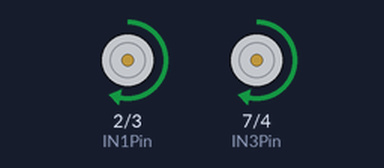
Recording of a sketch running on a simulated Arduino Uno, built with avr-gcc and run on an emulated ATmega328P. On the bench: motor-driver pin pairs drawn as motors (green arrow = first pin HIGH = forward, orange = second pin HIGH = backward, longer = more drive, scaled by the enable pin).

Above: at 2.5 s.
At 7.5 s:
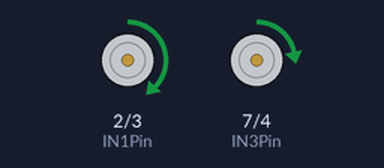
At 12.5 s:
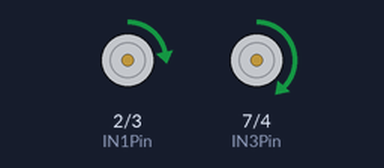
At 20.5 s:
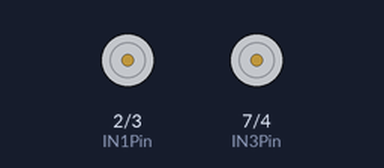
Timing chart, 0 to 29.9 s (numbered marks = the images above):
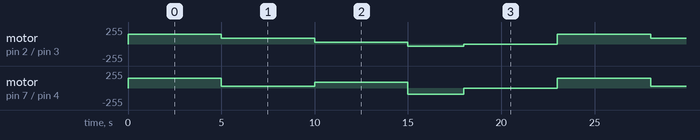

The sketch:

sketch_nov29ccc.ino
```cpp
int IN1Pin =2;
int IN2Pin =3;
int IN3Pin =7;
int IN4Pin =4;

//모터의 힘을 설정해주는 핀
int ENAPin = 5;
int ENBPin = 6;

void setup() {
  pinMode(IN1Pin, OUTPUT);
  pinMode(IN2Pin, OUTPUT);
  pinMode(IN3Pin, OUTPUT);
  pinMode(IN4Pin, OUTPUT);
  analogWrite(ENAPin, 150);
  analogWrite(ENBPin, 150);
}

void Front(int t){
  digitalWrite(IN1Pin, HIGH);
  digitalWrite(IN2Pin, LOW);
  digitalWrite(IN3Pin, HIGH);
  digitalWrite(IN4Pin, LOW);
  analogWrite(ENAPin, 150);
  analogWrite(ENBPin, 150);
  delay(t); //5sec
}

void dack(int t){
  digitalWrite(IN1Pin, LOW);
  digitalWrite(IN2Pin, HIGH);
  digitalWrite(IN3Pin, LOW);
  digitalWrite(IN4Pin, HIGH);
  delay(t);
}

void Left(int t, int c, int p){
  digitalWrite(IN1Pin, HIGH);
  digitalWrite(IN2Pin, LOW);
  digitalWrite(IN3Pin, HIGH);
  digitalWrite(IN4Pin, LOW);
  analogWrite(ENAPin, c);
  analogWrite(ENBPin, p);
  delay(t); //5sec
}

void Right(int t, int c, int p){
  digitalWrite(IN1Pin, HIGH);
  digitalWrite(IN2Pin, LOW);
  digitalWrite(IN3Pin, HIGH);
  digitalWrite(IN4Pin, LOW);
  analogWrite(ENAPin, c);
  analogWrite(ENBPin, p);
  delay(t); //5sec
}

void Stop(){
  digitalWrite(IN1Pin, HIGH);
  digitalWrite(IN2Pin, HIGH);
  digitalWrite(IN3Pin, HIGH);
  digitalWrite(IN4Pin, HIGH);
  delay(5000);
}

void loop() {
  Front(5000);
  Left(5000, 90, 30);
  Right(5000, 30, 90);
  dack(3000);
  Stop();
}
```

Measured:
- by itself, motor on pin 2 (IN1Pin) / pin 3 (IN2Pin): repeats every 23.0 s: forward 90/255 5.0 s, forward 30/255 5.0 s, backward 30/255 3.0 s, stopped 5.0 s, forward 150/255 5.0 s
- by itself, motor on pin 7 (IN3Pin) / pin 4 (IN4Pin): repeats every 23.0 s: forward 30/255 5.0 s, forward 90/255 5.0 s, backward 90/255 3.0 s, stopped 5.0 s, forward 150/255 5.0 s
